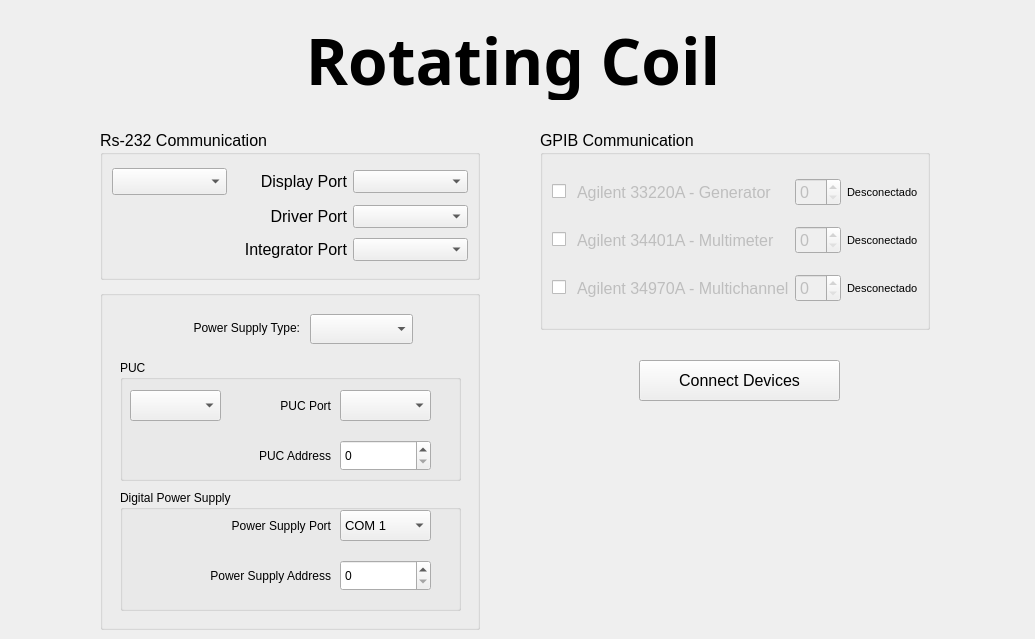
    <widget class="QWidget" name="tab_1">
     <attribute name="icon">
      <iconset resource="resource_file.qrc">
       <normaloff>:/Images/imagens/connect.png</normaloff>:/Images/imagens/connect.png</iconset>
     </attribute>
     <attribute name="title">
      <string>Connection</string>
     </attribute>
     <widget class="QLabel" name="label_23">
      <property name="geometry">
       <rect>
        <x>0</x>
        <y>20</y>
        <width>1026</width>
        <height>80</height>
       </rect>
      </property>
      <property name="font">
       <font>
        <family>Leelawadee</family>
        <pointsize>48</pointsize>
        <weight>75</weight>
        <bold>true</bold>
       </font>
      </property>
      <property name="text">
       <string>Rotating Coil</string>
      </property>
      <property name="alignment">
       <set>Qt::AlignCenter</set>
      </property>
     </widget>
     <widget class="QGroupBox" name="groupBox">
      <property name="geometry">
       <rect>
        <x>100</x>
        <y>130</y>
        <width>380</width>
        <height>150</height>
       </rect>
      </property>
      <property name="font">
       <font>
        <pointsize>12</pointsize>
       </font>
      </property>
      <property name="title">
       <string>Rs-232 Communication</string>
      </property>
      <layout class="QGridLayout" name="gridLayout_2">
       <item row="0" column="1">
        <widget class="QLabel" name="label">
         <property name="text">
          <string>Display Port</string>
         </property>
         <property name="alignment">
          <set>Qt::AlignRight|Qt::AlignTrailing|Qt::AlignVCenter</set>
         </property>
        </widget>
       </item>
       <item row="0" column="0">
        <widget class="QComboBox" name="cb_display_type">
         <property name="font">
          <font>
           <pointsize>12</pointsize>
           <weight>50</weight>
           <italic>true</italic>
           <bold>false</bold>
          </font>
         </property>
         <property name="currentIndex">
          <number>-1</number>
         </property>
         <item>
          <property name="text">
           <string>ND 760</string>
          </property>
         </item>
         <item>
          <property name="text">
           <string>ND 780</string>
          </property>
         </item>
        </widget>
       </item>
       <item row="0" column="2">
        <widget class="QComboBox" name="cb_disp_port">
         <property name="font">
          <font>
           <pointsize>10</pointsize>
          </font>
         </property>
         <property name="currentIndex">
          <number>-1</number>
         </property>
         <item>
          <property name="text">
           <string>COM 1</string>
          </property>
         </item>
         <item>
          <property name="text">
           <string>COM 2</string>
          </property>
         </item>
         <item>
          <property name="text">
           <string>COM 3</string>
          </property>
         </item>
         <item>
          <property name="text">
           <string>COM 4</string>
          </property>
         </item>
         <item>
          <property name="text">
           <string>COM 5</string>
          </property>
         </item>
         <item>
          <property name="text">
           <string>COM 6</string>
          </property>
         </item>
         <item>
          <property name="text">
           <string>COM 7</string>
          </property>
         </item>
         <item>
          <property name="text">
           <string>COM 8</string>
          </property>
         </item>
         <item>
          <property name="text">
           <string>COM 9</string>
          </property>
         </item>
         <item>
          <property name="text">
           <string>COM 10</string>
          </property>
         </item>
         <item>
          <property name="text">
           <string>COM 11</string>
          </property>
         </item>
         <item>
          <property name="text">
           <string>COM 12</string>
          </property>
         </item>
         <item>
          <property name="text">
           <string>COM 13</string>
          </property>
         </item>
         <item>
          <property name="text">
           <string>COM 14</string>
          </property>
         </item>
         <item>
          <property name="text">
           <string>COM 15</string>
          </property>
         </item>
        </widget>
       </item>
       <item row="1" column="2">
        <widget class="QComboBox" name="cb_driver_port">
         <property name="font">
          <font>
           <pointsize>10</pointsize>
          </font>
         </property>
         <property name="currentIndex">
          <number>-1</number>
         </property>
         <item>
          <property name="text">
           <string>COM 1</string>
          </property>
         </item>
         <item>
          <property name="text">
           <string>COM 2</string>
          </property>
         </item>
         <item>
          <property name="text">
           <string>COM 3</string>
          </property>
         </item>
         <item>
          <property name="text">
           <string>COM 4</string>
          </property>
         </item>
         <item>
          <property name="text">
           <string>COM 5</string>
          </property>
         </item>
         <item>
          <property name="text">
           <string>COM 6</string>
          </property>
         </item>
         <item>
          <property name="text">
           <string>COM 7</string>
          </property>
         </item>
         <item>
          <property name="text">
           <string>COM 8</string>
          </property>
         </item>
         <item>
          <property name="text">
           <string>COM 9</string>
          </property>
         </item>
         <item>
          <property name="text">
           <string>COM 10</string>
          </property>
         </item>
         <item>
          <property name="text">
           <string>COM 11</string>
          </property>
         </item>
         <item>
          <property name="text">
           <string>COM 12</string>
          </property>
         </item>
         <item>
          <property name="text">
           <string>COM 13</string>
          </property>
         </item>
         <item>
          <property name="text">
           <string>COM 14</string>
          </property>
         </item>
         <item>
          <property name="text">
           <string>COM 15</string>
          </property>
         </item>
        </widget>
       </item>
       <item row="1" column="1">
        <widget class="QLabel" name="label_6">
         <property name="text">
          <string>Driver Port</string>
         </property>
         <property name="alignment">
          <set>Qt::AlignRight|Qt::AlignTrailing|Qt::AlignVCenter</set>
         </property>
        </widget>
       </item>
       <item row="2" column="0" colspan="2">
        <widget class="QLabel" name="label_13">
         <property name="font">
          <font>
           <italic>false</italic>
           <strikeout>false</strikeout>
          </font>
         </property>
         <property name="text">
          <string>Integrator Port</string>
         </property>
         <property name="alignment">
          <set>Qt::AlignRight|Qt::AlignTrailing|Qt::AlignVCenter</set>
         </property>
        </widget>
       </item>
       <item row="2" column="2">
        <widget class="QComboBox" name="cb_integrator_port">
         <property name="font">
          <font>
           <pointsize>10</pointsize>
          </font>
         </property>
         <property name="currentIndex">
          <number>-1</number>
         </property>
         <item>
          <property name="text">
           <string>COM 1</string>
          </property>
         </item>
         <item>
          <property name="text">
           <string>COM 2</string>
          </property>
         </item>
         <item>
          <property name="text">
           <string>COM 3</string>
          </property>
         </item>
         <item>
          <property name="text">
           <string>COM 4</string>
          </property>
         </item>
         <item>
          <property name="text">
           <string>COM 5</string>
          </property>
         </item>
         <item>
          <property name="text">
           <string>COM 6</string>
          </property>
         </item>
         <item>
          <property name="text">
           <string>COM 7</string>
          </property>
         </item>
         <item>
          <property name="text">
           <string>COM 8</string>
          </property>
         </item>
         <item>
          <property name="text">
           <string>COM 9</string>
          </property>
         </item>
         <item>
          <property name="text">
           <string>COM 10</string>
          </property>
         </item>
         <item>
          <property name="text">
           <string>COM 11</string>
          </property>
         </item>
         <item>
          <property name="text">
           <string>COM 12</string>
          </property>
         </item>
         <item>
          <property name="text">
           <string>COM 13</string>
          </property>
         </item>
         <item>
          <property name="text">
           <string>COM 14</string>
          </property>
         </item>
         <item>
          <property name="text">
           <string>COM 15</string>
          </property>
         </item>
        </widget>
       </item>
      </layout>
     </widget>
     <widget class="QLabel" name="label_18">
      <property name="geometry">
       <rect>
        <x>590</x>
        <y>440</y>
        <width>300</width>
        <height>180</height>
       </rect>
      </property>
      <property name="text">
       <string/>
      </property>
      <property name="pixmap">
       <pixmap resource="resource_file.qrc">:/Images/imagens/lnls sirius logo.png</pixmap>
      </property>
      <property name="scaledContents">
       <bool>true</bool>
      </property>
     </widget>
     <widget class="QPushButton" name="pb_connect_devices">
      <property name="geometry">
       <rect>
        <x>639</x>
        <y>360</y>
        <width>201</width>
        <height>41</height>
       </rect>
      </property>
      <property name="font">
       <font>
        <pointsize>12</pointsize>
       </font>
      </property>
      <property name="text">
       <string>Connect Devices</string>
      </property>
      <property name="icon">
       <iconset resource="resource_file.qrc">
        <normaloff>:/Images/imagens/connect.png</normaloff>:/Images/imagens/connect.png</iconset>
      </property>
      <property name="iconSize">
       <size>
        <width>25</width>
        <height>25</height>
       </size>
      </property>
     </widget>
     <widget class="QGroupBox" name="groupBox_26">
      <property name="geometry">
       <rect>
        <x>540</x>
        <y>130</y>
        <width>390</width>
        <height>200</height>
       </rect>
      </property>
      <property name="font">
       <font>
        <pointsize>12</pointsize>
       </font>
      </property>
      <property name="title">
       <string>GPIB Communication</string>
      </property>
      <layout class="QGridLayout" name="gridLayout">
       <item row="0" column="2">
        <widget class="QSpinBox" name="sb_agilent33220A_address">
         <property name="enabled">
          <bool>false</bool>
         </property>
         <property name="maximum">
          <number>40</number>
         </property>
         <property name="value">
          <number>0</number>
         </property>
        </widget>
       </item>
       <item row="0" column="0">
        <widget class="QCheckBox" name="chb_enable_Agilent33220A">
         <property name="text">
          <string/>
         </property>
        </widget>
       </item>
       <item row="0" column="3">
        <widget class="QLabel" name="lb_status_33220A">
         <property name="font">
          <font>
           <pointsize>8</pointsize>
          </font>
         </property>
         <property name="text">
          <string>Desconectado</string>
         </property>
        </widget>
       </item>
       <item row="1" column="0">
        <widget class="QCheckBox" name="chb_enable_Agilent34401A">
         <property name="toolTip">
          <string>&lt;html&gt;&lt;head/&gt;&lt;body&gt;&lt;p&gt;Para a bancada 2, esta conexão é Serial.&lt;/p&gt;&lt;/body&gt;&lt;/html&gt;</string>
         </property>
         <property name="text">
          <string/>
         </property>
        </widget>
       </item>
       <item row="0" column="1">
        <widget class="QLabel" name="label_55">
         <property name="enabled">
          <bool>false</bool>
         </property>
         <property name="font">
          <font>
           <italic>false</italic>
           <strikeout>false</strikeout>
          </font>
         </property>
         <property name="text">
          <string>Agilent 33220A - Generator</string>
         </property>
         <property name="alignment">
          <set>Qt::AlignLeading|Qt::AlignLeft|Qt::AlignVCenter</set>
         </property>
        </widget>
       </item>
       <item row="1" column="1">
        <widget class="QLabel" name="label_56">
         <property name="enabled">
          <bool>false</bool>
         </property>
         <property name="font">
          <font>
           <italic>false</italic>
           <strikeout>false</strikeout>
          </font>
         </property>
         <property name="text">
          <string>Agilent 34401A - Multimeter</string>
         </property>
         <property name="alignment">
          <set>Qt::AlignLeading|Qt::AlignLeft|Qt::AlignVCenter</set>
         </property>
        </widget>
       </item>
       <item row="1" column="2">
        <widget class="QSpinBox" name="sb_agilent34401A_address">
         <property name="enabled">
          <bool>false</bool>
         </property>
         <property name="maximum">
          <number>40</number>
         </property>
         <property name="value">
          <number>0</number>
         </property>
        </widget>
       </item>
       <item row="2" column="0">
        <widget class="QCheckBox" name="chb_enable_Agilent34970A">
         <property name="toolTip">
          <string>&lt;html&gt;&lt;head/&gt;&lt;body&gt;&lt;p&gt;Para a bancada 2, esta conexão é Serial.&lt;/p&gt;&lt;/body&gt;&lt;/html&gt;</string>
         </property>
         <property name="text">
          <string/>
         </property>
        </widget>
       </item>
       <item row="1" column="3">
        <widget class="QLabel" name="lb_status_34401A">
         <property name="font">
          <font>
           <pointsize>8</pointsize>
          </font>
         </property>
         <property name="text">
          <string>Desconectado</string>
         </property>
        </widget>
       </item>
       <item row="2" column="3">
        <widget class="QLabel" name="lb_status_34970A">
         <property name="font">
          <font>
           <pointsize>8</pointsize>
          </font>
         </property>
         <property name="text">
          <string>Desconectado</string>
         </property>
        </widget>
       </item>
       <item row="2" column="1">
        <widget class="QLabel" name="label_186">
         <property name="enabled">
          <bool>false</bool>
         </property>
         <property name="font">
          <font>
           <italic>false</italic>
           <strikeout>false</strikeout>
          </font>
         </property>
         <property name="text">
          <string>Agilent 34970A - Multichannel</string>
         </property>
         <property name="alignment">
          <set>Qt::AlignLeading|Qt::AlignLeft|Qt::AlignVCenter</set>
         </property>
        </widget>
       </item>
       <item row="2" column="2">
        <widget class="QSpinBox" name="sb_agilent34970A_address">
         <property name="enabled">
          <bool>false</bool>
         </property>
         <property name="maximum">
          <number>40</number>
         </property>
         <property name="value">
          <number>0</number>
         </property>
        </widget>
       </item>
      </layout>
     </widget>
     <widget class="QGroupBox" name="groupBox_48">
      <property name="geometry">
       <rect>
        <x>100</x>
        <y>290</y>
        <width>380</width>
        <height>340</height>
       </rect>
      </property>
      <property name="title">
       <string/>
      </property>
      <widget class="QLabel" name="label_167">
       <property name="geometry">
        <rect>
         <x>50</x>
         <y>27</y>
         <width>150</width>
         <height>22</height>
        </rect>
       </property>
       <property name="text">
        <string>Power Supply Type:</string>
       </property>
       <property name="alignment">
        <set>Qt::AlignRight|Qt::AlignTrailing|Qt::AlignVCenter</set>
       </property>
      </widget>
      <widget class="QComboBox" name="cb_ps_type">
       <property name="geometry">
        <rect>
         <x>210</x>
         <y>24</y>
         <width>103</width>
         <height>30</height>
        </rect>
       </property>
       <property name="font">
        <font>
         <pointsize>12</pointsize>
        </font>
       </property>
       <property name="currentIndex">
        <number>-1</number>
       </property>
       <item>
        <property name="text">
         <string>PUC</string>
        </property>
       </item>
       <item>
        <property name="text">
         <string>Digital</string>
        </property>
       </item>
      </widget>
      <widget class="QGroupBox" name="groupBox_37">
       <property name="geometry">
        <rect>
         <x>20</x>
         <y>200</y>
         <width>341</width>
         <height>121</height>
        </rect>
       </property>
       <property name="title">
        <string>Digital Power Supply</string>
       </property>
       <widget class="QComboBox" name="cb_ps_port">
        <property name="geometry">
         <rect>
          <x>220</x>
          <y>20</y>
          <width>91</width>
          <height>31</height>
         </rect>
        </property>
        <property name="font">
         <font>
          <pointsize>10</pointsize>
         </font>
        </property>
        <item>
         <property name="text">
          <string>COM 1</string>
         </property>
        </item>
        <item>
         <property name="text">
          <string>COM 2</string>
         </property>
        </item>
        <item>
         <property name="text">
          <string>COM 3</string>
         </property>
        </item>
        <item>
         <property name="text">
          <string>COM 4</string>
         </property>
        </item>
        <item>
         <property name="text">
          <string>COM 5</string>
         </property>
        </item>
        <item>
         <property name="text">
          <string>COM 6</string>
         </property>
        </item>
        <item>
         <property name="text">
          <string>COM 7</string>
         </property>
        </item>
        <item>
         <property name="text">
          <string>COM 8</string>
         </property>
        </item>
        <item>
         <property name="text">
          <string>COM 9</string>
         </property>
        </item>
        <item>
         <property name="text">
          <string>COM 10</string>
         </property>
        </item>
        <item>
         <property name="text">
          <string>COM 11</string>
         </property>
        </item>
        <item>
         <property name="text">
          <string>COM 12</string>
         </property>
        </item>
        <item>
         <property name="text">
          <string>COM 13</string>
         </property>
        </item>
        <item>
         <property name="text">
          <string>COM 14</string>
         </property>
        </item>
        <item>
         <property name="text">
          <string>COM 15</string>
         </property>
        </item>
        <item>
         <property name="text">
          <string>COM 16</string>
         </property>
        </item>
        <item>
         <property name="text">
          <string>COM 17</string>
         </property>
        </item>
       </widget>
       <widget class="QLabel" name="label_168">
        <property name="geometry">
         <rect>
          <x>50</x>
          <y>20</y>
          <width>161</width>
          <height>31</height>
         </rect>
        </property>
        <property name="font">
         <font>
          <italic>false</italic>
          <strikeout>false</strikeout>
         </font>
        </property>
        <property name="text">
         <string>Power Supply Port</string>
        </property>
        <property name="alignment">
         <set>Qt::AlignRight|Qt::AlignTrailing|Qt::AlignVCenter</set>
        </property>
       </widget>
       <widget class="QSpinBox" name="sb_ps_address">
        <property name="geometry">
         <rect>
          <x>220</x>
          <y>70</y>
          <width>91</width>
          <height>31</height>
         </rect>
        </property>
        <property name="maximum">
         <number>31</number>
        </property>
        <property name="value">
         <number>0</number>
        </property>
       </widget>
       <widget class="QLabel" name="label_169">
        <property name="geometry">
         <rect>
          <x>40</x>
          <y>70</y>
          <width>171</width>
          <height>31</height>
         </rect>
        </property>
        <property name="font">
         <font>
          <italic>false</italic>
          <strikeout>false</strikeout>
         </font>
        </property>
        <property name="text">
         <string>Power Supply Address</string>
        </property>
        <property name="alignment">
         <set>Qt::AlignRight|Qt::AlignTrailing|Qt::AlignVCenter</set>
        </property>
       </widget>
      </widget>
      <widget class="QGroupBox" name="groupBox_35">
       <property name="geometry">
        <rect>
         <x>20</x>
         <y>70</y>
         <width>341</width>
         <height>121</height>
        </rect>
       </property>
       <property name="title">
        <string>PUC</string>
       </property>
       <widget class="QLabel" name="label_30">
        <property name="geometry">
         <rect>
          <x>50</x>
          <y>80</y>
          <width>161</width>
          <height>31</height>
         </rect>
        </property>
        <property name="font">
         <font>
          <italic>false</italic>
          <strikeout>false</strikeout>
         </font>
        </property>
        <property name="text">
         <string>PUC Address</string>
        </property>
        <property name="alignment">
         <set>Qt::AlignRight|Qt::AlignTrailing|Qt::AlignVCenter</set>
        </property>
       </widget>
       <widget class="QComboBox" name="cb_PUC_type">
        <property name="geometry">
         <rect>
          <x>10</x>
          <y>30</y>
          <width>91</width>
          <height>31</height>
         </rect>
        </property>
        <property name="font">
         <font>
          <pointsize>12</pointsize>
          <weight>50</weight>
          <italic>true</italic>
          <bold>false</bold>
         </font>
        </property>
        <property name="currentIndex">
         <number>-1</number>
        </property>
        <item>
         <property name="text">
          <string>V 1.2</string>
         </property>
        </item>
        <item>
         <property name="text">
          <string>V 1.4</string>
         </property>
        </item>
       </widget>
       <widget class="QLabel" name="label_20">
        <property name="geometry">
         <rect>
          <x>80</x>
          <y>30</y>
          <width>131</width>
          <height>31</height>
         </rect>
        </property>
        <property name="font">
         <font>
          <italic>false</italic>
          <strikeout>false</strikeout>
         </font>
        </property>
        <property name="text">
         <string>PUC Port</string>
        </property>
        <property name="alignment">
         <set>Qt::AlignRight|Qt::AlignTrailing|Qt::AlignVCenter</set>
        </property>
       </widget>
       <widget class="QSpinBox" name="sb_PUC_address">
        <property name="geometry">
         <rect>
          <x>220</x>
          <y>80</y>
          <width>91</width>
          <height>31</height>
         </rect>
        </property>
        <property name="maximum">
         <number>31</number>
        </property>
        <property name="value">
         <number>0</number>
        </property>
       </widget>
       <widget class="QComboBox" name="cb_PUC_port">
        <property name="geometry">
         <rect>
          <x>220</x>
          <y>30</y>
          <width>91</width>
          <height>31</height>
         </rect>
        </property>
        <property name="font">
         <font>
          <pointsize>10</pointsize>
         </font>
        </property>
        <property name="currentIndex">
         <number>-1</number>
        </property>
        <item>
         <property name="text">
          <string>COM 1</string>
         </property>
        </item>
        <item>
         <property name="text">
          <string>COM 2</string>
         </property>
        </item>
        <item>
         <property name="text">
          <string>COM 3</string>
         </property>
        </item>
        <item>
         <property name="text">
          <string>COM 4</string>
         </property>
        </item>
        <item>
         <property name="text">
          <string>COM 5</string>
         </property>
        </item>
        <item>
         <property name="text">
          <string>COM 6</string>
         </property>
        </item>
        <item>
         <property name="text">
          <string>COM 7</string>
         </property>
        </item>
        <item>
         <property name="text">
          <string>COM 8</string>
         </property>
        </item>
        <item>
         <property name="text">
          <string>COM 9</string>
         </property>
        </item>
        <item>
         <property name="text">
          <string>COM 10</string>
         </property>
        </item>
        <item>
         <property name="text">
          <string>COM 11</string>
         </property>
        </item>
        <item>
         <property name="text">
          <string>COM 12</string>
         </property>
        </item>
        <item>
         <property name="text">
          <string>COM 13</string>
         </property>
        </item>
        <item>
         <property name="text">
          <string>COM 14</string>
         </property>
        </item>
        <item>
         <property name="text">
          <string>COM 15</string>
         </property>
        </item>
       </widget>
      </widget>
     </widget>
    </widget>
